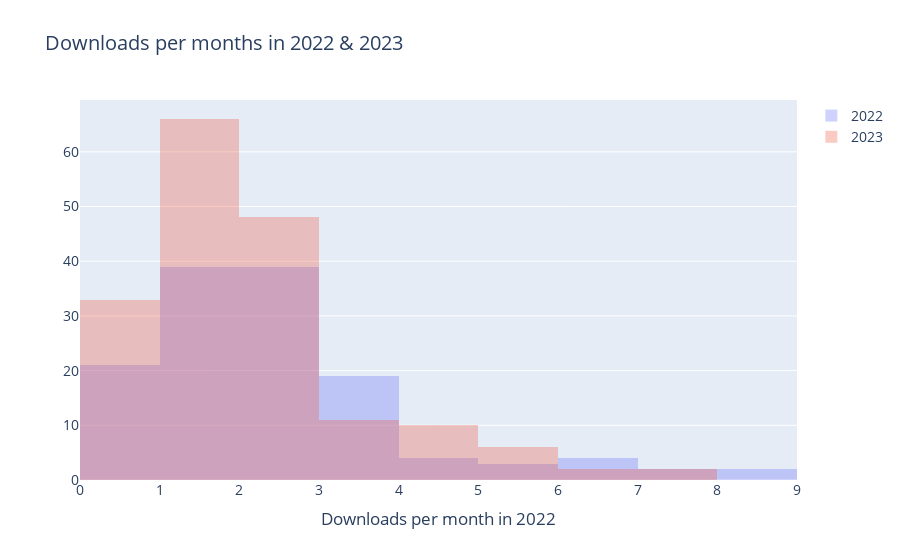

Notebook code for this chart:
### Code cell
downloads_per_month_chart = go.Figure(data = go.Histogram(
            x=zenodo_stata['downloads_per_month2022'],
            hovertemplate="%{x} : %{y}<extra></extra>",
            xbins=dict(
                start=0,
                end=9,
                size=1
            ),
            name='2022'
        )
    )
downloads_per_month_chart.add_trace(go.Histogram(
            x=zenodo_stata['downloads_per_month2023'],
            hovertemplate="%{x} : %{y}<extra></extra>",
            xbins=dict(
                start=0,
                end=9,
                size=1
            ),
            name='2023'
        )
    )
downloads_per_month_chart.update_layout(
    title={
            "text": f"Downloads per months in 2022 & 2023",
            },
    font = dict(
            size = 14
            ),
    showlegend = True,
    hoverlabel = dict(
            font_size = 14,
            font_family = "Rockwell"
        ),
    xaxis_title_text='Downloads per month in 2022',
    barmode='overlay'
)
downloads_per_month_chart.update_traces(opacity=0.3)
downloads_per_month_chart.show()

### Figure 1 — Plotly figure (JSON) as saved in the notebook; plotly's stock layout.template omitted (floating-point values rounded to 4 significant figures; data arrays with more than 128 entries replaced by an {"elided": "..."} marker saying what was removed)
{"data": [{"hovertemplate": "%{x} : %{y}<extra></extra>", "name": "2022", "opacity": 0.3, "type": "histogram", "x": {"elided": "184 float values"}, "xbins": {"end": 9, "size": 1, "start": 0}}, {"hovertemplate": "%{x} : %{y}<extra></extra>", "name": "2023", "opacity": 0.3, "type": "histogram", "x": {"elided": "184 float values"}, "xbins": {"end": 9, "size": 1, "start": 0}}], "layout": {"barmode": "overlay", "font": {"size": 14}, "hoverlabel": {"font": {"family": "Rockwell", "size": 14}}, "showlegend": true, "title": {"text": "Downloads per months in 2022 & 2023"}, "xaxis": {"title": {"text": "Downloads per month in 2022"}}}}
